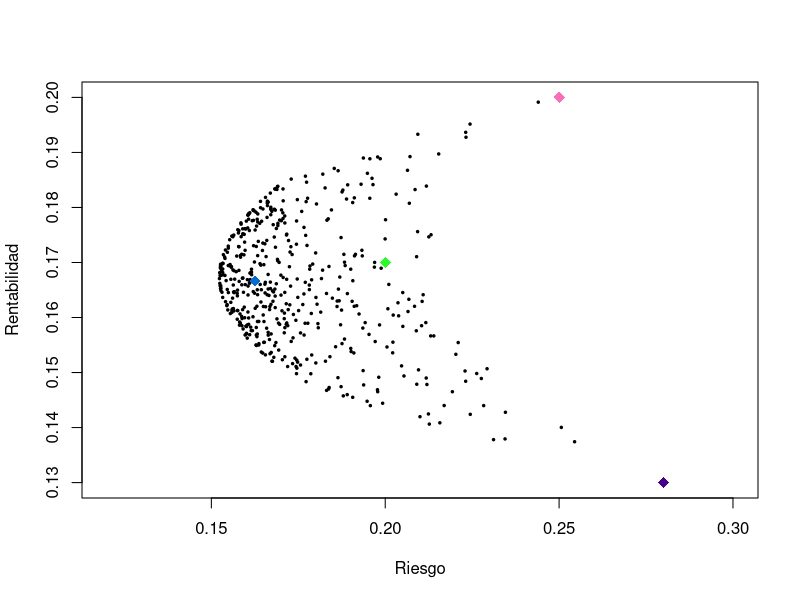

Reproduce this figure in R.
# 4.4. Simular 500 portafolios y ubicar los siguientes valores de μR y σR cuando
# w =(1/3,1/3,1/3), w = (1, 0, 0), w = (0, 1, 0) y w = (0, 0, 1).

# A) Plantear las matrices

mu_1 <- 0.2
mu_2 <- 0.13
mu_3 <- 0.17
C <- matrix(c(0.0625,0.021,0.0075,0.021,0.0784,0,0.0075,0,0.04),nrow = 3, ncol = 3)
ones <- matrix(c(1,1,1),1)
M <- matrix(c(0.2,0.13,0.17),1)
S <- matrix(c(0.25,0.28,0.2),1)

# B) Generar los portafolios

A <- matrix(runif(1500,min = 0,max = 10),ncol = 3);A
W = A/rowSums(A);W

mu.R <- mu_1*W[,1]+mu_2*W[,2]+mu_3*W[,3];mu.R

risk <- c()

for(i in 1:500){
  risk[i] <- sqrt(W[i,]%*%C%*%t(W)[,i])
}
risk
plot(NULL,xlim = c(0.12,0.3),ylim = c(0.13,0.2),xlab = "Riesgo", ylab = "Rentabilidad")
points(risk,mu.R,pch = 20,cex = 0.5)

# C) Localizar los valores de cada W

w_1 <- matrix(c(1/3,1/3,1/3),1)
mu_R1 <- w_1%*%t(M);mu_R1
s_R1 <- sqrt(w_1%*%C%*%t(w_1));s_R1
points(s_R1,mu_R1,pch = 18,col = "#006DDB",cex = 1.5)

w_2 <- matrix(c(1,0,0),1)
mu_R2 <- w_2%*%t(M);mu_R2
s_R2 <- sqrt(w_2%*%C%*%t(w_2));s_R2
points(s_R2,mu_R2,pch = 18,col = "#FF6DB6",cex = 1.5)

w_3 <- matrix(c(0,1,0),1)
mu_R3 <- w_3%*%t(M);mu_R3
s_R3 <- sqrt(w_3%*%C%*%t(w_3));s_R3
points(s_R3,mu_R3,pch = 18,col = "#490092",cex = 1.5)

w_4 <- matrix(c(0,0,1),1)
mu_R4 <- w_4%*%t(M);mu_R4
s_R4 <- sqrt(w_4%*%C%*%t(w_4));s_R4
points(s_R4,mu_R4,pch = 18,col = "#24FF24",cex = 1.5)
